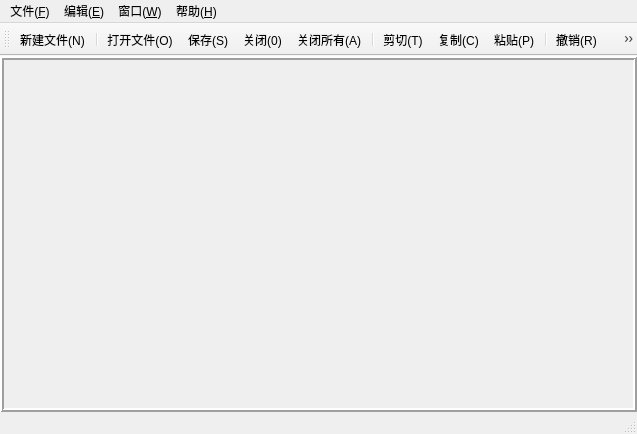
<?xml version="1.0" encoding="UTF-8"?>
<ui version="4.0">
 <class>MainWindow</class>
 <widget class="QMainWindow" name="MainWindow">
  <property name="geometry">
   <rect>
    <x>0</x>
    <y>0</y>
    <width>637</width>
    <height>434</height>
   </rect>
  </property>
  <property name="windowTitle">
   <string>MainWindow</string>
  </property>
  <property name="documentMode">
   <bool>false</bool>
  </property>
  <widget class="QWidget" name="centralwidget">
   <layout class="QGridLayout" name="gridLayout">
    <property name="leftMargin">
     <number>0</number>
    </property>
    <property name="topMargin">
     <number>0</number>
    </property>
    <property name="rightMargin">
     <number>0</number>
    </property>
    <property name="bottomMargin">
     <number>0</number>
    </property>
    <item row="0" column="0">
     <widget class="QMdiArea" name="mdiArea">
      <property name="enabled">
       <bool>true</bool>
      </property>
      <property name="sizePolicy">
       <sizepolicy hsizetype="Expanding" vsizetype="Expanding">
        <horstretch>0</horstretch>
        <verstretch>0</verstretch>
       </sizepolicy>
      </property>
      <property name="frameShape">
       <enum>QFrame::Box</enum>
      </property>
      <property name="frameShadow">
       <enum>QFrame::Raised</enum>
      </property>
      <property name="lineWidth">
       <number>2</number>
      </property>
      <property name="sizeAdjustPolicy">
       <enum>QAbstractScrollArea::AdjustIgnored</enum>
      </property>
      <property name="background">
       <brush brushstyle="NoBrush">
        <color alpha="255">
         <red>160</red>
         <green>160</green>
         <blue>160</blue>
        </color>
       </brush>
      </property>
      <property name="viewMode">
       <enum>QMdiArea::TabbedView</enum>
      </property>
      <property name="documentMode">
       <bool>false</bool>
      </property>
      <property name="tabsClosable">
       <bool>true</bool>
      </property>
      <property name="tabsMovable">
       <bool>true</bool>
      </property>
     </widget>
    </item>
   </layout>
  </widget>
  <widget class="QMenuBar" name="menubar">
   <property name="geometry">
    <rect>
     <x>0</x>
     <y>0</y>
     <width>637</width>
     <height>23</height>
    </rect>
   </property>
   <widget class="QMenu" name="menu_F">
    <property name="title">
     <string>文件(&amp;F)</string>
    </property>
    <addaction name="action_New"/>
    <addaction name="action_Open"/>
    <addaction name="separator"/>
    <addaction name="action_Save"/>
    <addaction name="action_SaveAs"/>
    <addaction name="separator"/>
    <addaction name="action_Exit"/>
   </widget>
   <widget class="QMenu" name="menu_E">
    <property name="title">
     <string>编辑(&amp;E)</string>
    </property>
    <widget class="QMenu" name="menu_S">
     <property name="title">
      <string>编码格式(&amp;S)</string>
     </property>
     <addaction name="action_UTF_8"/>
     <addaction name="action_GB2312"/>
    </widget>
    <addaction name="action_Redo"/>
    <addaction name="action_Undo"/>
    <addaction name="action_Cut"/>
    <addaction name="action_Copy"/>
    <addaction name="action_Parse"/>
    <addaction name="menu_S"/>
   </widget>
   <widget class="QMenu" name="menu_W">
    <property name="title">
     <string>窗口(&amp;W)</string>
    </property>
    <addaction name="action_Close"/>
    <addaction name="action_CloseAll"/>
    <addaction name="action_Tile"/>
    <addaction name="action_Cascade"/>
    <addaction name="action_Next"/>
    <addaction name="action_Previous"/>
   </widget>
   <widget class="QMenu" name="menu_H">
    <property name="title">
     <string>帮助(&amp;H)</string>
    </property>
    <addaction name="action_About"/>
    <addaction name="action_AboutQT"/>
   </widget>
   <addaction name="menu_F"/>
   <addaction name="menu_E"/>
   <addaction name="menu_W"/>
   <addaction name="menu_H"/>
  </widget>
  <widget class="QStatusBar" name="statusbar"/>
  <widget class="QToolBar" name="toolBar">
   <property name="windowTitle">
    <string>toolBar</string>
   </property>
   <attribute name="toolBarArea">
    <enum>TopToolBarArea</enum>
   </attribute>
   <attribute name="toolBarBreak">
    <bool>false</bool>
   </attribute>
   <addaction name="action_New"/>
   <addaction name="separator"/>
   <addaction name="action_Open"/>
   <addaction name="action_Save"/>
   <addaction name="action_Close"/>
   <addaction name="action_CloseAll"/>
   <addaction name="separator"/>
   <addaction name="action_Cut"/>
   <addaction name="action_Copy"/>
   <addaction name="action_Parse"/>
   <addaction name="separator"/>
   <addaction name="action_Redo"/>
   <addaction name="action_Undo"/>
  </widget>
  <action name="action_New">
   <property name="icon">
    <iconset resource="res.qrc">
     <normaloff>:/ICON/newfile.bmp</normaloff>:/ICON/newfile.bmp</iconset>
   </property>
   <property name="text">
    <string>新建文件(&amp;N)</string>
   </property>
  </action>
  <action name="action_Open">
   <property name="icon">
    <iconset resource="res.qrc">
     <normaloff>:/ICON/openfile.bmp</normaloff>:/ICON/openfile.bmp</iconset>
   </property>
   <property name="text">
    <string>打开文件(&amp;O)</string>
   </property>
  </action>
  <action name="action_Save">
   <property name="icon">
    <iconset resource="res.qrc">
     <normaloff>:/ICON/save.bmp</normaloff>:/ICON/save.bmp</iconset>
   </property>
   <property name="text">
    <string>保存(&amp;S)</string>
   </property>
  </action>
  <action name="action_SaveAs">
   <property name="text">
    <string>另存为(&amp;A)</string>
   </property>
  </action>
  <action name="action_Exit">
   <property name="text">
    <string>退出(&amp;E)</string>
   </property>
  </action>
  <action name="action_Redo">
   <property name="icon">
    <iconset resource="res.qrc">
     <normaloff>:/ICON/redo.bmp</normaloff>:/ICON/redo.bmp</iconset>
   </property>
   <property name="text">
    <string>撤销(&amp;R)</string>
   </property>
  </action>
  <action name="action_Undo">
   <property name="icon">
    <iconset resource="res.qrc">
     <normaloff>:/ICON/undo.bmp</normaloff>:/ICON/undo.bmp</iconset>
   </property>
   <property name="text">
    <string>恢复(&amp;U)</string>
   </property>
  </action>
  <action name="action_Cut">
   <property name="icon">
    <iconset resource="res.qrc">
     <normaloff>:/ICON/cut.bmp</normaloff>:/ICON/cut.bmp</iconset>
   </property>
   <property name="text">
    <string>剪切(&amp;T)</string>
   </property>
  </action>
  <action name="action_Copy">
   <property name="icon">
    <iconset resource="res.qrc">
     <normaloff>:/ICON/copy.bmp</normaloff>:/ICON/copy.bmp</iconset>
   </property>
   <property name="text">
    <string>复制(&amp;C)</string>
   </property>
  </action>
  <action name="action_Parse">
   <property name="icon">
    <iconset resource="res.qrc">
     <normaloff>:/ICON/paste.bmp</normaloff>:/ICON/paste.bmp</iconset>
   </property>
   <property name="text">
    <string>粘贴(&amp;P)</string>
   </property>
  </action>
  <action name="action_UTF_8">
   <property name="text">
    <string>UTF-8</string>
   </property>
  </action>
  <action name="action_GB2312">
   <property name="text">
    <string>GB2312</string>
   </property>
  </action>
  <action name="action_Close">
   <property name="icon">
    <iconset resource="res.qrc">
     <normaloff>:/ICON/close.bmp</normaloff>:/ICON/close.bmp</iconset>
   </property>
   <property name="text">
    <string>关闭(&amp;0)</string>
   </property>
  </action>
  <action name="action_CloseAll">
   <property name="icon">
    <iconset resource="res.qrc">
     <normaloff>:/ICON/closeAll.bmp</normaloff>:/ICON/closeAll.bmp</iconset>
   </property>
   <property name="text">
    <string>关闭所有(&amp;A)</string>
   </property>
  </action>
  <action name="action_Tile">
   <property name="text">
    <string>平铺(&amp;T)</string>
   </property>
  </action>
  <action name="action_Cascade">
   <property name="text">
    <string>层叠(&amp;C)</string>
   </property>
  </action>
  <action name="action_Next">
   <property name="text">
    <string>下一个(&amp;N)</string>
   </property>
  </action>
  <action name="action_Previous">
   <property name="text">
    <string>上一个(&amp;P)</string>
   </property>
  </action>
  <action name="action_About">
   <property name="text">
    <string>关于(&amp;A)</string>
   </property>
  </action>
  <action name="action_AboutQT">
   <property name="text">
    <string>关于QT(&amp;Q)</string>
   </property>
  </action>
 </widget>
 <resources>
  <include location="res.qrc"/>
 </resources>
 <connections/>
</ui>
